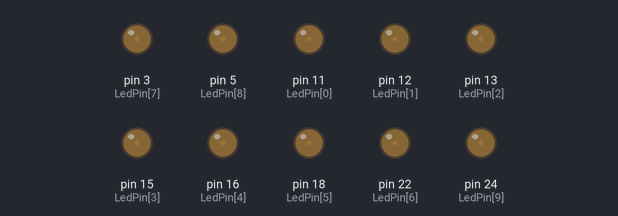
The program below on a simulated Raspberry Pi (header pin numbers). On the bench: output pins drawn as LEDs (lit = HIGH).

Above: at 0.05 s.
At 0.45 s:
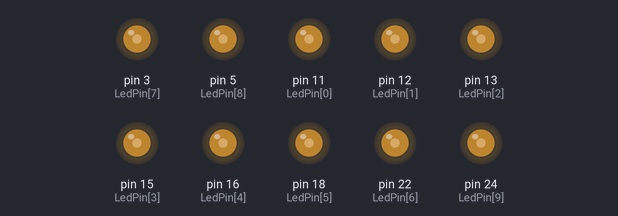
At 0.7 s:
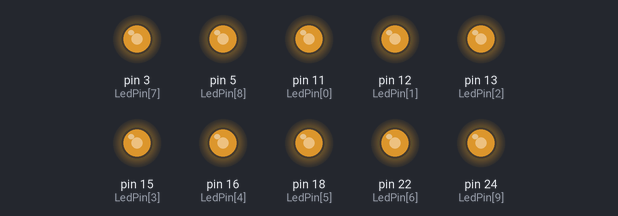
At 1.4 s:
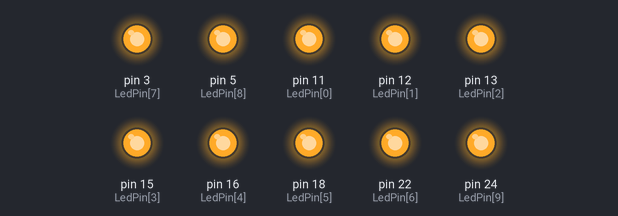
At 2.8 s:
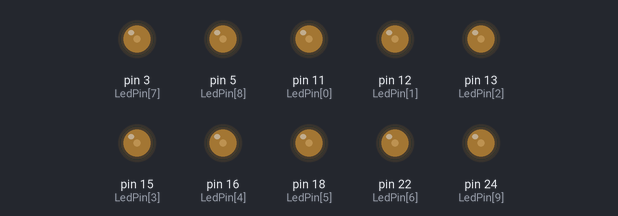
Timing chart, 0 to 5.3 s (numbered marks = the images above):
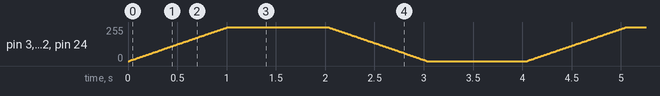

The program:

BreathingLED1.py
```python
#!/usr/bin/env python3
########################################################################
# Filename    : BreathingLED.py
# Description : A breathing LED
# Author      : freenove
# modification: 2018/08/02
########################################################################
import RPi.GPIO as GPIO
import time

LedPin = [11, 12, 13, 15, 16, 18, 22, 3, 5, 24]

p=[]
def setup():
	GPIO.setmode(GPIO.BOARD)       # Numbers GPIOs by physical location
	for pin in LedPin:
	    GPIO.setup(pin, GPIO.OUT)   # Set LedPin's mode is output
	    GPIO.output(pin, GPIO.LOW)  # Set LedPin to low

	for pin in LedPin:
            pp=GPIO.PWM(pin, 1000)
	    p.append(pp)     # set Frequece to 1KHz
	    p[len(p)-1].start(0)              # Duty Cycle = 0

def loop():
	while True:
		for dc in range(0, 101, 1):   # Increase duty cycle: 0~100
                    for pin in p:
			pin.ChangeDutyCycle(dc)     # Change duty cycle
		    time.sleep(0.01)
		time.sleep(1)
		for dc in range(100, -1, -1): # Decrease duty cycle: 100~0
                    for pin in p:
			pin.ChangeDutyCycle(dc)
		    time.sleep(0.01)
		time.sleep(1)

def destroy():
        for pin in p:
	    pin.stop()
	for pin in LedPin:
	    GPIO.output(pin, GPIO.LOW)    # turn off led
	GPIO.cleanup()

if __name__ == '__main__':     # Program start from here
	setup()
	try:
		loop()
	except KeyboardInterrupt:  # When 'Ctrl+C' is pressed, the child program destroy() will be  executed.
		destroy()
```
